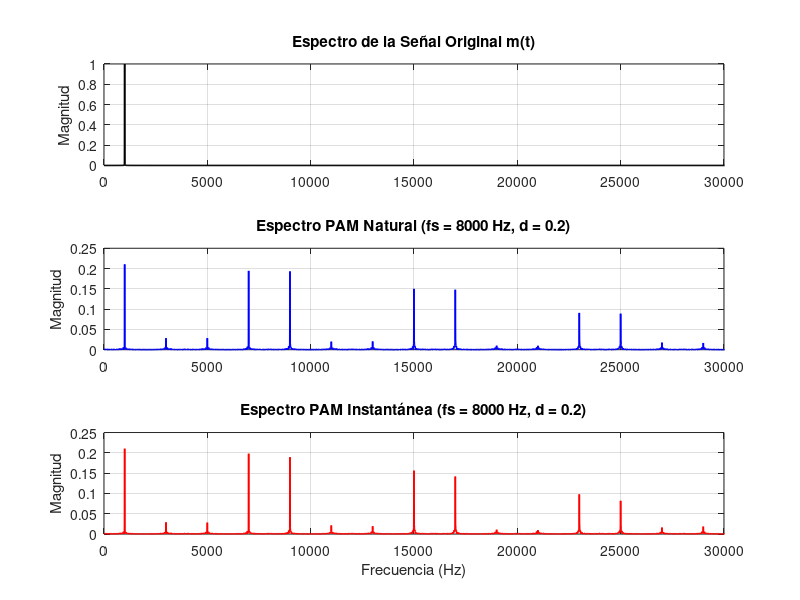

MATLAB code for this plot:
% 1. Parámetros
A = 1;          
fc = 1000;      
dt = 1/100000;  
fs = 8000;  
d = 0.2;        
t = 0:dt:0.1;   % Vector de tiempo (aumentado para mejor resolución FFT)

% 2. Señales m(t), PAM Natural y PAM Instantánea
mt = A * sin(2*pi*fc*t); 

Ts = 1/fs;
tau = d * Ts;

% PAM Natural
tren_pulsos = (mod(t, Ts) <= tau); % Pulso rectangular
pam_natural = mt .* tren_pulsos;

% PAM Instantánea
pam_inst = zeros(size(t));
for i = 1:length(t)
    t_mod = mod(t(i), Ts);
    if t_mod <= tau
        t_sample = t(i) - t_mod; 
        pam_inst(i) = A * sin(2*pi*fc*t_sample);
    end
end

% 3. Cálculo de la Transformada de Fourier (FFT)
L = length(t);
f_sim = 1/dt;              
f = f_sim*(0:(L/2))/L;      

% Magnitudes normalizadas
Y_mt = abs(fft(mt)/L);
Y_nat = abs(fft(pam_natural)/L);
Y_inst = abs(fft(pam_inst)/L);

% Tomar solo la mitad (frecuencias positivas) y duplicar amplitud (excepto DC)
Y_mt = 2*Y_mt(1:L/2+1);
Y_nat = 2*Y_nat(1:L/2+1);
Y_inst = 2*Y_inst(1:L/2+1);

% 4. Gráficas de los Espectros
figure('Name', 'Espectros de Frecuencia PAM', 'NumberTitle', 'off');

subplot(3,1,1);
plot(f, Y_mt, 'k', 'LineWidth', 1.2);
title('Espectro de la Señal Original m(t)'); xlim([0 30000]); grid on;
ylabel('Magnitud');

subplot(3,1,2);
plot(f, Y_nat, 'b', 'LineWidth', 1.2);
title(['Espectro PAM Natural (fs = ', num2str(fs), ' Hz, d = ', num2str(d), ')']);
xlim([0 30000]); grid on;
ylabel('Magnitud');

subplot(3,1,3);
plot(f, Y_inst, 'r', 'LineWidth', 1.2);
title(['Espectro PAM Instantánea (fs = ', num2str(fs), ' Hz, d = ', num2str(d), ')']);
xlim([0 30000]); grid on;
xlabel('Frecuencia (Hz)'); ylabel('Magnitud');
